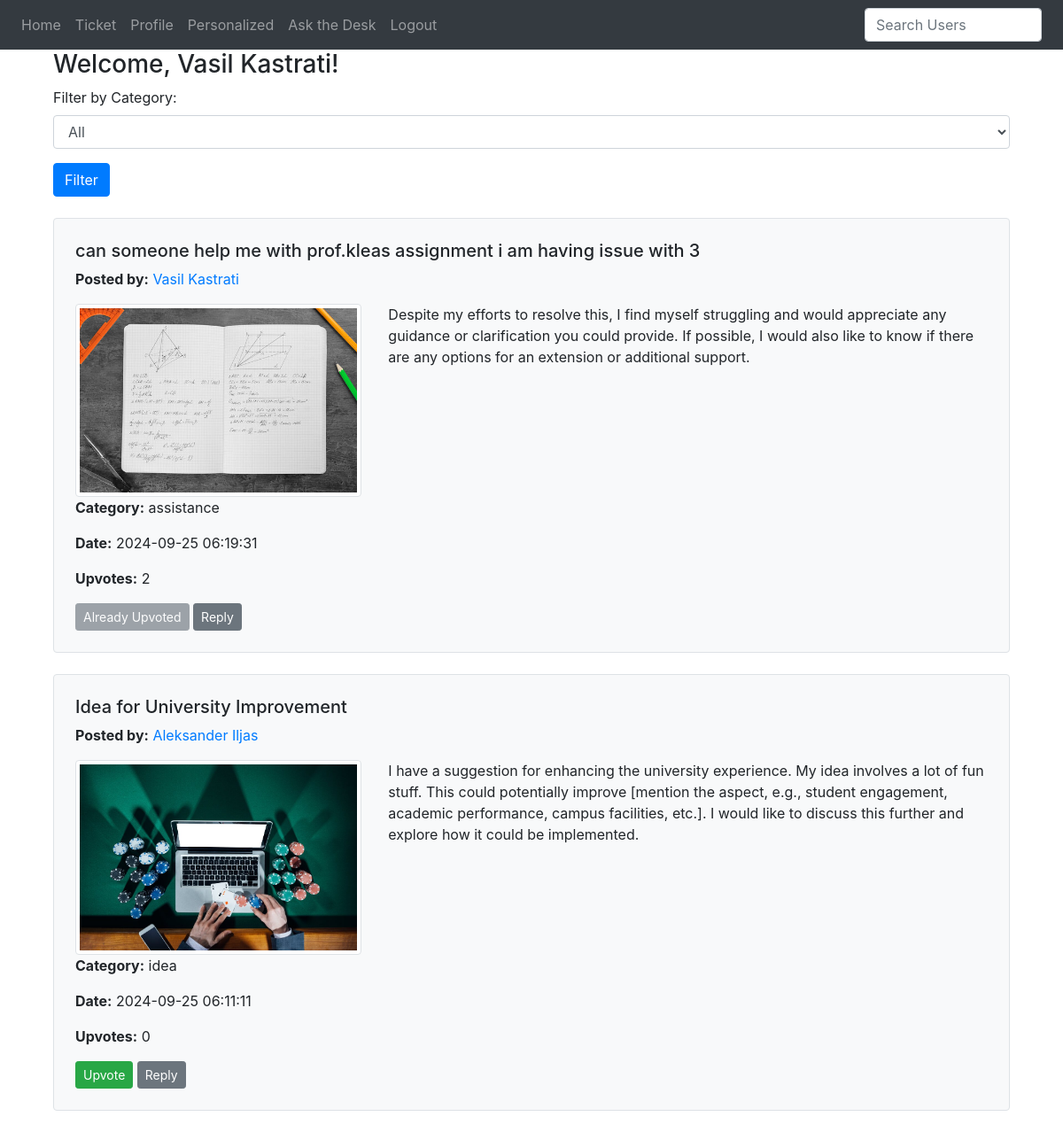
The app's page / (signed in) with its own data.
### website/models.py (models this page shows)
class User(db.Model, UserMixin):
    id = db.Column(db.Integer, primary_key=True)
    email = db.Column(db.String(150), unique=True, nullable=False)
    password = db.Column(db.String(150), nullable=False)
    first_name = db.Column(db.String(150), nullable=False)
    department_id = db.Column(db.Integer, db.ForeignKey("department.id"), nullable=True)
    faculty_id = db.Column(db.Integer, db.ForeignKey("faculty.id"), nullable=True)
    gpa = db.Column(db.Float, nullable=True)
    role_id = db.Column(db.Integer, db.ForeignKey("role.id"), nullable=False)
    allow_ticket_visibility = db.Column(
        db.Boolean, default=True
    )  # New field for visibility
    role = db.relationship("Role", backref="users", lazy=True)
    faculty = db.relationship("Faculty", backref="users", lazy=True)

class Ticket(db.Model):
    id = db.Column(db.Integer, primary_key=True)
    title = db.Column(db.String(100), nullable=False)
    content = db.Column(db.String(1000), nullable=False)
    category = db.Column(db.String(50), nullable=False)
    date = db.Column(db.DateTime(timezone=True), default=func.now())
    image = db.Column(db.String(100), nullable=True)
    upvotes = db.Column(db.Integer, default=0)
    user_id = db.Column(
        db.Integer, db.ForeignKey("user.id"), nullable=True
    )  # Make this field nullable
    recipient_id = db.Column(db.Integer, db.ForeignKey("user.id"), nullable=True)
    reply_to_ticket_id = db.Column(
        db.Integer, db.ForeignKey("ticket.id"), nullable=True
    )
    creator = db.relationship("User", backref="created_tickets", foreign_keys=[user_id])
    recipient = db.relationship(
        "User", backref="received_tickets", foreign_keys=[recipient_id]
    )
    original_ticket = db.relationship(
        "Ticket", remote_side=[id], backref="replies", foreign_keys=[reply_to_ticket_id]
    )
    upvoted_by = db.relationship(
        "TicketUpvote", backref="ticket", cascade="all, delete", lazy=True
    )
    visibility = db.relationship(
        "TicketVisibility", backref="ticket", cascade="all, delete", lazy=True
    )

### website/views.py (the view)
@views.route("/", methods=["GET", "POST"])
@login_required
def home():
    category = request.args.get("category")
    tickets_query = Ticket.query.join(TicketVisibility)
    if current_user.role.name == "Student":
        tickets_query = tickets_query.filter(
            or_(
                TicketVisibility.students_in_all_departments == True,
                and_(
                    TicketVisibility.students_in_department == True,
                    Ticket.creator.has(department_id=current_user.department_id),
                ),
            )
        )
    elif current_user.role.name == "Teacher":
        tickets_query = tickets_query.filter(
            or_(
                TicketVisibility.professors_in_all_departments == True,
                and_(
                    TicketVisibility.professors_in_department == True,
                    Ticket.creator.has(department_id=current_user.department_id),
                ),
            )
        )
    if category:
        tickets_query = tickets_query.filter(Ticket.category == category)
    tickets = tickets_query.order_by(Ticket.date.desc()).all()
    upvoted_tickets = [
        upvote.ticket_id
        for upvote in TicketUpvote.query.filter_by(user_id=current_user.id).all()
    ]
    return render_template(
        "home.html", user=current_user, tickets=tickets, upvoted_tickets=upvoted_tickets
    )

### website/__init__.py (called while the page is built)
def create_app():
    app = Flask(__name__)
    app.config["SECRET_KEY"] = "hjshjhdjah kjshkjdhjs"  # Use a secure key in production
    app.config["SQLALCHEMY_DATABASE_URI"] = f"sqlite:///{DB_NAME}"
    db.init_app(app)
    from .views import views
    from .auth import auth
    app.register_blueprint(views, url_prefix="/")
    app.register_blueprint(auth, url_prefix="/")
    from .models import User
    with app.app_context():
        db.create_all()
    login_manager = LoginManager()
    login_manager.login_view = "auth.login"
    login_manager.init_app(app)
    @login_manager.user_loader
    def load_user(id):
        return User.query.get(int(id))
    return app

### website/templates/home.html (shortened to what this page needs)
{% extends "base.html" %}
{% block content %}
<div class="container">
    <h3>Welcome, {{ user.first_name }}!</h3>
    <form action="{{ url_for('views.home') }}" method="get" class="filter-form">
        <div class="form-group">
            <label for="category">Filter by Category:</label>
            <select id="category" name="category" class="form-control">
                <option value="">All</option>
            </select>
        </div>
        <button type="submit" class="btn btn-primary">Filter</button>
    </form>
    {% for ticket in tickets %}
    <div class="ticket my-4 p-4 bg-light border rounded">
        <h5>{{ ticket.title }}</h5>
        <p><strong>Posted by:</strong> <a href="{{ url_for('views.user_profile', user_id=ticket.creator.id) }}">{{ ticket.creator.first_name }}</a></p>
        <div class="row">
            {% if ticket.image %}
            <div class="col-md-4">
                <img src="{{ url_for('static', filename='uploads/' ~ ticket.image) }}" alt="Ticket Image" class="img-fluid img-thumbnail">
            </div>
            <div class="col-md-8">
                <p>{{ ticket.content }}</p>
            </div>
            {% else %}
            <div class="col-md-12">
                <p>{{ ticket.content }}</p>
            </div>
            {% endif %}
        </div>
        <p><strong>Category:</strong> {{ ticket.category }}</p>
        <p><strong>Date:</strong> {{ ticket.date.strftime('%Y-%m-%d %H:%M:%S') }}</p>
        <p><strong>Upvotes:</strong> {{ ticket.upvotes }}</p>
        {% if ticket.id not in upvoted_tickets %}
        <form action="{{ url_for('views.upvote_ticket', ticket_id=ticket.id) }}" method="POST" style="display:inline;">
            <button type="submit" class="btn btn-success btn-sm">Upvote</button>
        </form>
        {% else %}
        <button class="btn btn-secondary btn-sm" disabled>Already Upvoted</button>
        {% endif %}
        <a href="{{ url_for('views.reply_ticket', ticket_id=ticket.id) }}" class="btn btn-secondary btn-sm">Reply</a>
    </div>
    {% endfor %}
</div>
{% endblock %}

### records on screen
User: first_name "Vasil Kastrati"
Ticket: title "can someone help me with prof.kleas assignment i am having issue with 3", creator.first_name "Vasil Kastrati", image (picture), content "Despite my efforts to resolve this, I find myself struggling and would appreciate any guidance or clarification you could provide. If possible, I would also like to know if there are any options for an extension or additional support.", category "assistance", date "2024-09-25 06:19:31", upvotes "2", shows "Already Upvoted"
Ticket: title "Idea for University Improvement", creator.first_name "Aleksander Iljas", image (picture), content "I have a suggestion for enhancing the university experience. My idea involves a lot of fun stuff. This could potentially improve [mention the aspect, e.g., student engagement, academic performance, campus facilities, etc.]. I would like to discuss this further and explore how it could be implemented.", category "idea", date "2024-09-25 06:11:11", upvotes "0"
